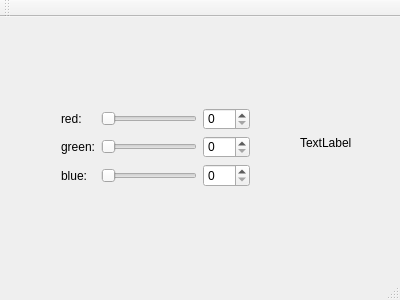
<?xml version="1.0" encoding="UTF-8"?>
<ui version="4.0">
 <class>MainWindow</class>
 <widget class="QMainWindow" name="MainWindow">
  <property name="geometry">
   <rect>
    <x>0</x>
    <y>0</y>
    <width>400</width>
    <height>300</height>
   </rect>
  </property>
  <property name="windowTitle">
   <string>MainWindow</string>
  </property>
  <widget class="QWidget" name="centralWidget">
   <widget class="QWidget" name="gridLayoutWidget">
    <property name="geometry">
     <rect>
      <x>50</x>
      <y>80</y>
      <width>211</width>
      <height>101</height>
     </rect>
    </property>
    <layout class="QGridLayout" name="gridLayout">
     <item row="1" column="1">
      <widget class="QSlider" name="horizontalSliderRed">
       <property name="orientation">
        <enum>Qt::Horizontal</enum>
       </property>
      </widget>
     </item>
     <item row="2" column="1">
      <widget class="QSlider" name="horizontalSliderGreen">
       <property name="orientation">
        <enum>Qt::Horizontal</enum>
       </property>
      </widget>
     </item>
     <item row="3" column="1">
      <widget class="QSlider" name="horizontalSliderBlue">
       <property name="orientation">
        <enum>Qt::Horizontal</enum>
       </property>
      </widget>
     </item>
     <item row="3" column="0">
      <widget class="QLabel" name="labelBlue">
       <property name="text">
        <string>blue:</string>
       </property>
      </widget>
     </item>
     <item row="2" column="0">
      <widget class="QLabel" name="labelGreen">
       <property name="text">
        <string>green:</string>
       </property>
      </widget>
     </item>
     <item row="1" column="0">
      <widget class="QLabel" name="labelRed">
       <property name="text">
        <string>red:</string>
       </property>
      </widget>
     </item>
     <item row="1" column="2">
      <widget class="QSpinBox" name="spinBoxRed">
       <property name="maximum">
        <number>255</number>
       </property>
      </widget>
     </item>
     <item row="2" column="2">
      <widget class="QSpinBox" name="spinBoxGreen">
       <property name="maximum">
        <number>255</number>
       </property>
      </widget>
     </item>
     <item row="3" column="2">
      <widget class="QSpinBox" name="spinBoxBlue">
       <property name="maximum">
        <number>255</number>
       </property>
      </widget>
     </item>
    </layout>
   </widget>
   <widget class="QLabel" name="colorLabel">
    <property name="geometry">
     <rect>
      <x>300</x>
      <y>100</y>
      <width>62</width>
      <height>51</height>
     </rect>
    </property>
    <property name="text">
     <string>TextLabel</string>
    </property>
   </widget>
  </widget>
  <widget class="QMenuBar" name="menuBar">
   <property name="geometry">
    <rect>
     <x>0</x>
     <y>0</y>
     <width>400</width>
     <height>21</height>
    </rect>
   </property>
  </widget>
  <widget class="QToolBar" name="mainToolBar">
   <attribute name="toolBarArea">
    <enum>TopToolBarArea</enum>
   </attribute>
   <attribute name="toolBarBreak">
    <bool>false</bool>
   </attribute>
  </widget>
  <widget class="QStatusBar" name="statusBar"/>
 </widget>
 <layoutdefault spacing="6" margin="11"/>
 <resources/>
 <connections>
  <connection>
   <sender>spinBoxRed</sender>
   <signal>valueChanged(int)</signal>
   <receiver>horizontalSliderRed</receiver>
   <slot>setValue(int)</slot>
   <hints>
    <hint type="sourcelabel">
     <x>232</x>
     <y>129</y>
    </hint>
    <hint type="destinationlabel">
     <x>132</x>
     <y>136</y>
    </hint>
   </hints>
  </connection>
  <connection>
   <sender>spinBoxGreen</sender>
   <signal>valueChanged(int)</signal>
   <receiver>horizontalSliderGreen</receiver>
   <slot>setValue(int)</slot>
   <hints>
    <hint type="sourcelabel">
     <x>229</x>
     <y>167</y>
    </hint>
    <hint type="destinationlabel">
     <x>192</x>
     <y>170</y>
    </hint>
   </hints>
  </connection>
  <connection>
   <sender>spinBoxBlue</sender>
   <signal>valueChanged(int)</signal>
   <receiver>horizontalSliderBlue</receiver>
   <slot>setValue(int)</slot>
   <hints>
    <hint type="sourcelabel">
     <x>236</x>
     <y>199</y>
    </hint>
    <hint type="destinationlabel">
     <x>180</x>
     <y>199</y>
    </hint>
   </hints>
  </connection>
  <connection>
   <sender>horizontalSliderRed</sender>
   <signal>valueChanged(int)</signal>
   <receiver>spinBoxRed</receiver>
   <slot>setValue(int)</slot>
   <hints>
    <hint type="sourcelabel">
     <x>152</x>
     <y>135</y>
    </hint>
    <hint type="destinationlabel">
     <x>239</x>
     <y>135</y>
    </hint>
   </hints>
  </connection>
  <connection>
   <sender>horizontalSliderBlue</sender>
   <signal>valueChanged(int)</signal>
   <receiver>spinBoxBlue</receiver>
   <slot>setValue(int)</slot>
   <hints>
    <hint type="sourcelabel">
     <x>152</x>
     <y>201</y>
    </hint>
    <hint type="destinationlabel">
     <x>239</x>
     <y>201</y>
    </hint>
   </hints>
  </connection>
  <connection>
   <sender>horizontalSliderGreen</sender>
   <signal>valueChanged(int)</signal>
   <receiver>spinBoxGreen</receiver>
   <slot>setValue(int)</slot>
   <hints>
    <hint type="sourcelabel">
     <x>152</x>
     <y>168</y>
    </hint>
    <hint type="destinationlabel">
     <x>239</x>
     <y>168</y>
    </hint>
   </hints>
  </connection>
 </connections>
</ui>
